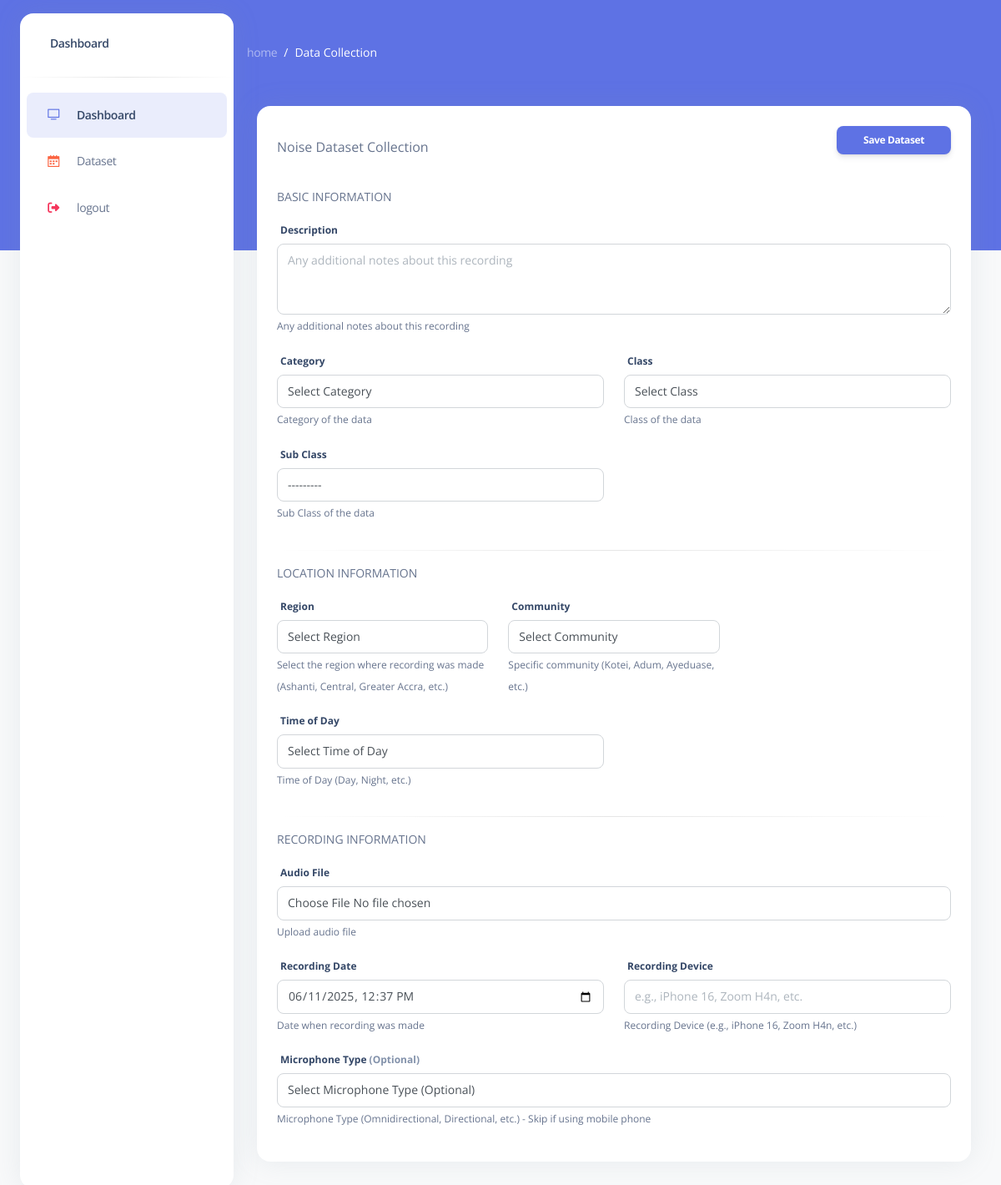
Page /create/ (signed in) on the earlier database version.
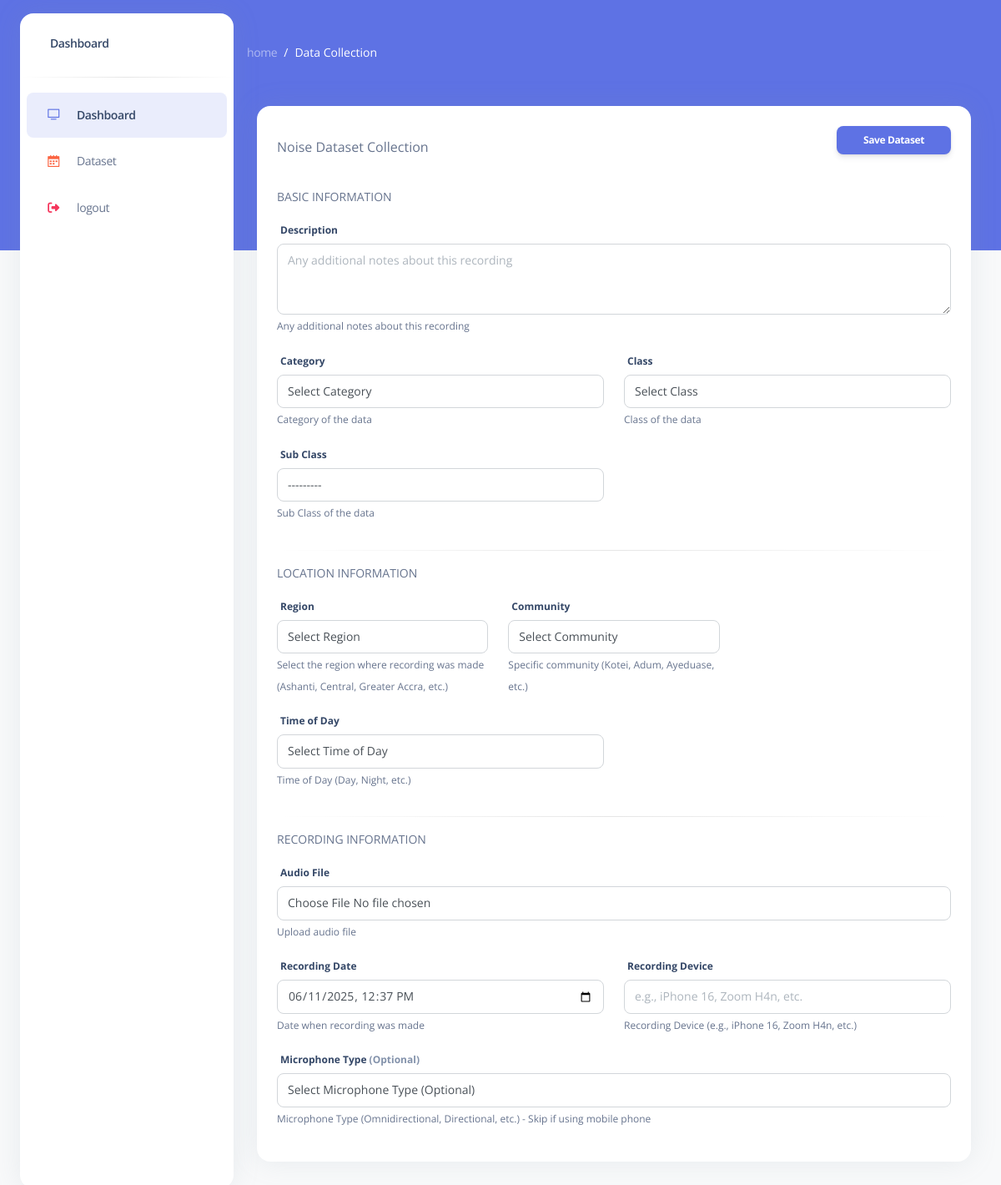
Same page on the later database version.
### core/models.py (models this page shows)
class Microphone_Type(models.Model):
    name = models.CharField(max_length=100)
    description = models.TextField()
    def __str__(self):
        return self.name

### data/views.py (the view)
# urls.py: path('create/', views.noise_dataset_create, name='noise_dataset_create'),
@login_required
def noise_dataset_create(request):
    if request.method == 'POST':
        form = NoiseDatasetForm(request.POST, request.FILES)
        if form.is_valid():
            try:
                noise_dataset = form.save(commit=False)
                noise_dataset.collector = request.user
                noise_dataset.noise_id = generate_noise_id()
                noise_dataset.name = generate_dataset_name(noise_dataset)
                if 'audio' in request.FILES:
                    try:
                        duration = get_audio_duration(request.FILES['audio'])
                        if duration:
                            noise_dataset.duration = duration
                            print(f"Duration set to: {duration}")  # Debug print
                        else:
                            print("Could not determine duration")  # Debug print
                    except Exception as e:
                        print(f"Error getting audio duration: {e}")
                        noise_dataset.duration = None
                noise_dataset.save()
                form.save_m2m()
                messages.success(request, f'Noise dataset "{noise_dataset.name}" created successfully!')
                return redirect('data:noise_dataset_create')
            except Exception as e:
                messages.error(request, f'Error creating dataset: {str(e)}')
                print(f"Error creating noise dataset: {e}")
    else:
        form = NoiseDatasetForm()
    context = {'form': form}
    return render(request, 'data/AddNewData.html', context)

### core/models.py (called while the page is built)
    def __str__(self):
        return self.name

    def __str__(self):
        return self.name

    def __str__(self):
        return self.name

    def __str__(self):
        return self.name

### data/templates/data/AddNewData.html (shortened to what this page needs)
{% extends 'datacollection/layout.html'%}
{% block content %}
  <nav>
    <ol style="margin-bottom: 30px;" class="flex flex-wrap pt-1 mr-12 bg-transparent rounded-lg sm:mr-16">
      <li class="text-sm leading-normal">
        <a class="text-white opacity-50" href="javascript:;">home</a>
      </li>
      <li class="text-sm pl-2 capitalize leading-normal text-white before:float-left before:pr-2 before:text-white before:content-['/']" aria-current="page">Data Collection</li>
    </ol>
  </nav>
  <div class="flex flex-wrap -mx-3">
    <div class="w-full px-6 py-6 mx-auto">
      <div class="w-full max-w-full ">
        <div class="relative flex flex-col min-w-0 break-words bg-white border-0 shadow-xl dark:bg-slate-850 dark:shadow-dark-xl rounded-2xl bg-clip-border">
          <div class="border-black/12.5 rounded-t-2xl border-b-0 border-solid p-6 pb-0">
            <div class="flex items-center">
              <p class="mb-0 dark:text-white/80">Noise Dataset Collection</p>
              <button type="submit" form="noise-form" class="inline-block px-8 py-2 mb-4 ml-auto font-bold leading-normal text-center text-white align-middle transition-all ease-in bg-blue-500 border-0 rounded-lg shadow-md cursor-pointer text-xs tracking-tight-rem hover:shadow-xs hover:-translate-y-px active:opacity-85">Save Dataset</button>
            </div>
          </div>
          <div class="flex-auto p-6">
            <form id="noise-form" method="post" enctype="multipart/form-data">
              <p class="leading-normal uppercase dark:text-white dark:opacity-60 text-sm">Basic Information</p>
              <div class="flex flex-wrap -mx-3">
                <div class="w-full max-w-full px-3 shrink-0 md:w-full md:flex-0">
                  <div class="mb-4">
                    <label for="id_description" class="inline-block mb-2 ml-1 font-bold text-xs text-slate-700 dark:text-white/80">{{ form.description.label }}</label>
                    {{ form.description }}
                    {% if form.description.help_text %}
                      <small class="text-xs text-slate-500 dark:text-white/60">{{ form.description.help_text }}</small>
                    {% endif %}
                  </div>
                </div>
                <div class="w-full max-w-full px-3 shrink-0 md:w-6/12 md:flex-0">
                  <div class="mb-4">
                    <label for="id_category" class="inline-block mb-2 ml-1 font-bold text-xs text-slate-700 dark:text-white/80">{{ form.category.label }}</label>
                    {{ form.category }}
                    {% if form.category.help_text %}
                      <small class="text-xs text-slate-500 dark:text-white/60">{{ form.category.help_text }}</small>
                    {% endif %}
                  </div>
                </div>
                <div class="w-full max-w-full px-3 shrink-0 md:w-6/12 md:flex-0">
                  <div class="mb-4">
                    <label for="id_class_name" class="inline-block mb-2 ml-1 font-bold text-xs text-slate-700 dark:text-white/80">{{ form.class_name.label }}</label>
                    {{ form.class_name }}
                    {% if form.class_name.help_text %}
                      <small class="text-xs text-slate-500 dark:text-white/60">{{ form.class_name.help_text }}</small>
                    {% endif %}
                  </div>
                </div>
                <div class="w-full max-w-full px-3 shrink-0 md:w-6/12 md:flex-0">
    <div class="mb-4">
        <label for="id_subclass" class="inline-block mb-2 ml-1 font-bold text-xs text-slate-700 dark:text-white/80">Sub Class</label>
        {{ form.subclass }}
        {% if form.subclass.help_text %}
            <small class="text-xs text-slate-500 dark:text-white/60">{{ form.subclass.help_text }}</small>
        {% endif %}
    </div>
</div>
              </div>
              <hr class="h-px mx-0 my-4 bg-transparent border-0 opacity-25 bg-gradient-to-r from-transparent via-black/40 to-transparent dark:bg-gradient-to-r dark:from-transparent dark:via-white dark:to-transparent " />
              <p class="leading-normal uppercase dark:text-white dark:opacity-60 text-sm">Location Information</p>
              <div class="flex flex-wrap -mx-3">
                <div class="w-full max-w-full px-3 shrink-0 md:w-4/12 md:flex-0">
                  <div class="mb-4">
                    <label for="id_region" class="inline-block mb-2 ml-1 font-bold text-xs text-slate-700 dark:text-white/80">{{ form.region.label }}</label>
                    {{ form.region }}
                    {% if form.region.help_text %}
                      <small class="text-xs text-slate-500 dark:text-white/60">{{ form.region.help_text }}</small>
                    {% endif %}
                  </div>
                </div>
                <div class="w-full max-w-full px-3 shrink-0 md:w-4/12 md:flex-0">
                  <div class="mb-4">
                    <label for="id_community" class="inline-block mb-2 ml-1 font-bold text-xs text-slate-700 dark:text-white/80">{{ form.community.label }}</label>
                    {{ form.community }}
                    {% if form.community.help_text %}
                      <small class="text-xs text-slate-500 dark:text-white/60">{{ form.community.help_text }}</small>
                    {% endif %}
                  </div>
                </div>
                <div class="w-full max-w-full px-3 shrink-0 md:w-6/12 md:flex-0">
                  <div class="mb-4">
                    <label for="id_time_of_day" class="inline-block mb-2 ml-1 font-bold text-xs text-slate-700 dark:text-white/80">{{ form.time_of_day.label }}</label>
                    {{ form.time_of_day }}
                    {% if form.time_of_day.help_text %}
                      <small class="text-xs text-slate-500 dark:text-white/60">{{ form.time_of_day.help_text }}</small>
                    {% endif %}
                  </div>
                </div>
              </div>
              <hr class="h-px mx-0 my-4 bg-transparent border-0 opacity-25 bg-gradient-to-r from-transparent via-black/40 to-transparent dark:bg-gradient-to-r dark:from-transparent dark:via-white dark:to-transparent " />
              <p class="leading-normal uppercase dark:text-white dark:opacity-60 text-sm">Recording Information</p>
              <div class="flex flex-wrap -mx-3">
                <div class="w-full max-w-full px-3 shrink-0 md:w-full md:flex-0">
                  <div class="mb-4">
                    <label for="id_audio" class="inline-block mb-2 ml-1 font-bold text-xs text-slate-700 dark:text-white/80">{{ form.audio.label }}</label>
                    {{ form.audio }}
                    {% if form.audio.help_text %}
                      <small class="text-xs text-slate-500 dark:text-white/60">{{ form.audio.help_text }}</small>
                    {% endif %}
                  </div>
                </div>
                <div class="w-full max-w-full px-3 shrink-0 md:w-6/12 md:flex-0">
                  <div class="mb-4">
                    <label for="id_recording_date" class="inline-block mb-2 ml-1 font-bold text-xs text-slate-700 dark:text-white/80">{{ form.recording_date.label }}</label>
                    {{ form.recording_date }}
                    {% if form.recording_date.help_text %}
                      <small class="text-xs text-slate-500 dark:text-white/60">{{ form.recording_date.help_text }}</small>
                    {% endif %}
                  </div>
                </div>
                <div class="w-full max-w-full px-3 shrink-0 md:w-6/12 md:flex-0">
                  <div class="mb-4">
                    <label for="id_recording_device" class="inline-block mb-2 ml-1 font-bold text-xs text-slate-700 dark:text-white/80">{{ form.recording_device.label }}</label>
                    {{ form.recording_device }}
                    {% if form.recording_device.help_text %}
                      <small class="text-xs text-slate-500 dark:text-white/60">{{ form.recording_device.help_text }}</small>
                    {% endif %}
                  </div>
                </div>
                <div class="w-full max-w-full px-3 shrink-0 md:w-full md:flex-0">
                  <div class="mb-4">
                    <label for="id_microphone_type" class="inline-block mb-2 ml-1 font-bold text-xs text-slate-700 dark:text-white/80">{{ form.microphone_type.label }} <span class="text-slate-400">(Optional)</span></label>
                    {{ form.microphone_type }}
                    {% if form.microphone_type.help_text %}
                      <small class="text-xs text-slate-500 dark:text-white/60">{{ form.microphone_type.help_text }}</small>
                    {% endif %}
                  </div>
                </div>
              </div>
            </form>
          </div>
        </div>
      </div>
    </div>
  </div>
{% endblock %}

### datacollection/templates/datacollection/layout.html (shortened to what this page needs)
{% load static %}
{% load static tailwind_tags %}
<!DOCTYPE html>
<html>
  <head>
           {% tailwind_css %}
    <link href="{% static 'assets/css/nucleo-icons.css' %}" rel="stylesheet" />
    <link href="{% static 'assets/css/nucleo-svg.css'%}" rel="stylesheet" />
    <link href=" {% static 'assets/css/argon-dashboard-tailwind.css' %} " rel="stylesheet" />
  </head>
  <body class="m-0 font-sans text-base antialiased font-normal dark:bg-slate-900 leading-default bg-gray-50 text-slate-500">
    <aside class="fixed inset-y-0 flex-wrap items-center justify-between block w-full p-0 my-4 overflow-y-auto antialiased transition-transform duration-200 -translate-x-full bg-white border-0 shadow-xl dark:shadow-none dark:bg-slate-850 max-w-64 ease-nav-brand z-990 xl:ml-6 rounded-2xl xl:left-0 xl:translate-x-0" aria-expanded="false">
      <div class="h-19">
        <a class="block px-8 py-6 m-0 text-sm whitespace-nowrap dark:text-white text-slate-700" href="https://demos.creative-tim.com/argon-dashboard-tailwind/pages/dashboard.html" target="_blank">
          <span class="ml-1 font-semibold transition-all duration-200 ease-nav-brand"> Dashboard </span>
        </a>
      </div>
      <hr class="h-px mt-0 bg-transparent bg-gradient-to-r from-transparent via-black/40 to-transparent dark:bg-gradient-to-r dark:from-transparent dark:via-white dark:to-transparent" />
      <div class="items-center block w-auto max-h-screen overflow-auto h-sidenav grow basis-full">
        <ul class="flex flex-col pl-0 mb-0">
          <li class="mt-0.5 w-full">
            <a   href="{% url 'data:dashboard' %}" class="py-2.7 bg-blue-500/13 dark:text-white dark:opacity-80 text-sm ease-nav-brand my-0 mx-2 flex items-center whitespace-nowrap rounded-lg px-4 font-semibold text-slate-700 transition-colors" href="../pages/dashboard.html">
              <div class="mr-2 flex h-8 w-8 items-center justify-center rounded-lg bg-center stroke-0 text-center xl:p-2.5">
                <i class="relative top-0 text-sm leading-normal text-blue-500 ni ni-tv-2"></i>
              </div>
              <span class="ml-1 duration-300 opacity-100 pointer-events-none ease">Dashboard</span>
            </a>
          </li>
          <li class="mt-0.5 w-full">
            <a href="{% url 'data:datasetlist' %}" class=" dark:text-white dark:opacity-80 py-2.7 text-sm ease-nav-brand my-0 mx-2 flex items-center whitespace-nowrap px-4 transition-colors" href="../pages/tables.html">
              <div class="mr-2 flex h-8 w-8 items-center justify-center rounded-lg bg-center stroke-0 text-center xl:p-2.5">
                <i class="relative top-0 text-sm leading-normal text-orange-500 ni ni-calendar-grid-58"></i>
              </div>
              <span class="ml-1 duration-300 opacity-100 pointer-events-none ease">Dataset</span>
            </a>
          </li>
            <li class="mt-0.5 w-full">
            <a href="{% url 'auth:logout' %}" class=" dark:text-white dark:opacity-80 py-2.7 text-sm ease-nav-brand my-0 mx-2 flex items-center whitespace-nowrap px-4 transition-colors" href="../pages/tables.html">
              <div class="mr-2 flex h-8 w-8 items-center justify-center rounded-lg bg-center stroke-0 text-center xl:p-2.5">
                <i class="relative top-0 text-sm leading-normal text-red-600  fa fa-sign-out"></i>
              </div>
              <span class="ml-1 duration-300 opacity-100 pointer-events-none ease">logout</span>
            </a>
          </li>
        </ul>
      </div>
    </aside>
    <main class="relative h-full max-h-screen transition-all duration-200 ease-in-out xl:ml-68 rounded-xl">
         <nav class="relative flex flex-wrap items-center justify-between px-0 py-2 mx-6 transition-all ease-in shadow-none duration-250 rounded-2xl lg:flex-nowrap lg:justify-start" navbar-main navbar-scroll="false">
        <div class="flex items-center justify-between w-full px-4 py-1 mx-auto flex-wrap-inherit">
        </div>
      </nav>
           <div class="w-full px-6 py-6 mx-auto">
  {% block content %}
  {% endblock content %}
  </div>
    </main>
  </body>
  <script src="{% static 'assets/js/argon-dashboard-tailwind.js' %}" async></script>
</html>

Differences in the rows shown:
added Microphone_Type: description.label "Description"
Other differences:
text no longer shown: "Description"
